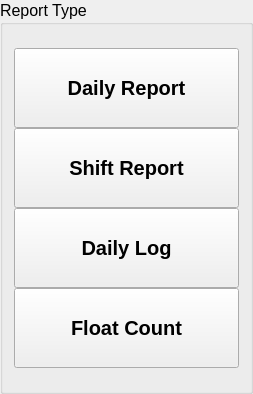
            <widget class="QGroupBox" name="grpBox_reports">
             <property name="font">
              <font>
               <pointsize>12</pointsize>
              </font>
             </property>
             <property name="title">
              <string>Report Type</string>
             </property>
             <layout class="QGridLayout" name="gridLayout_12">
              <item row="0" column="0">
               <layout class="QVBoxLayout" name="verticalLayout">
                <property name="spacing">
                 <number>0</number>
                </property>
                <property name="sizeConstraint">
                 <enum>QLayout::SetNoConstraint</enum>
                </property>
                <property name="topMargin">
                 <number>12</number>
                </property>
                <property name="bottomMargin">
                 <number>12</number>
                </property>
                <item>
                 <widget class="QPushButton" name="btn_dailyReport">
                  <property name="minimumSize">
                   <size>
                    <width>225</width>
                    <height>80</height>
                   </size>
                  </property>
                  <property name="font">
                   <font>
                    <pointsize>15</pointsize>
                    <weight>75</weight>
                    <bold>true</bold>
                   </font>
                  </property>
                  <property name="text">
                   <string>Daily Report</string>
                  </property>
                 </widget>
                </item>
                <item>
                 <widget class="QPushButton" name="btn_shiftReport">
                  <property name="minimumSize">
                   <size>
                    <width>225</width>
                    <height>80</height>
                   </size>
                  </property>
                  <property name="font">
                   <font>
                    <pointsize>15</pointsize>
                    <weight>75</weight>
                    <bold>true</bold>
                   </font>
                  </property>
                  <property name="text">
                   <string>Shift Report</string>
                  </property>
                 </widget>
                </item>
                <item>
                 <widget class="QPushButton" name="btn_dailyLog">
                  <property name="minimumSize">
                   <size>
                    <width>225</width>
                    <height>80</height>
                   </size>
                  </property>
                  <property name="font">
                   <font>
                    <pointsize>15</pointsize>
                    <weight>75</weight>
                    <bold>true</bold>
                   </font>
                  </property>
                  <property name="text">
                   <string>Daily Log</string>
                  </property>
                 </widget>
                </item>
                <item>
                 <widget class="QPushButton" name="btn_floatCount">
                  <property name="minimumSize">
                   <size>
                    <width>225</width>
                    <height>80</height>
                   </size>
                  </property>
                  <property name="font">
                   <font>
                    <pointsize>15</pointsize>
                    <weight>75</weight>
                    <bold>true</bold>
                   </font>
                  </property>
                  <property name="text">
                   <string>Float Count</string>
                  </property>
                 </widget>
                </item>
               </layout>
              </item>
             </layout>
            </widget>
